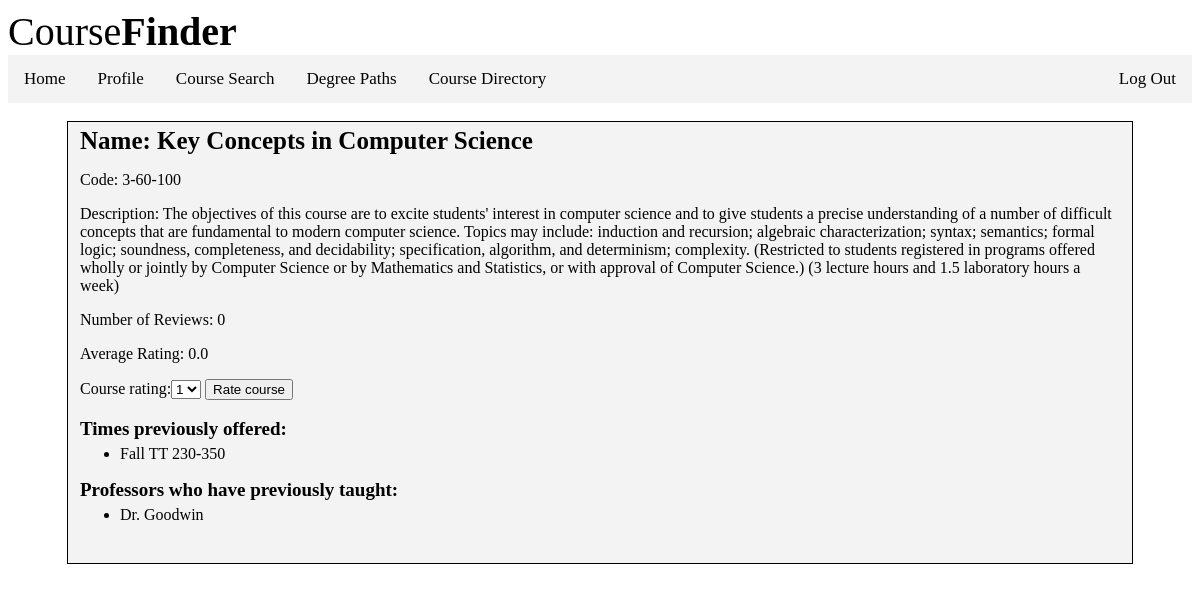
Page /courseinfo/3-60-100 (signed in) on the committed database.
### finder/models.py (models this page shows, shortened)
class Course(models.Model):
    faculty = models.IntegerField()
    department = models.IntegerField()
    course = models.IntegerField()
    name = models.CharField(max_length=50)
    desc = models.TextField()
    review_amt = models.IntegerField()
    review_avg = models.FloatField()

class CourseTime(models.Model):
    dates = models.CharField(max_length=3)
    start_time = models.IntegerField()
    end_time = models.IntegerField()
    semesters = models.TextField()
    course = models.ForeignKey(Course, on_delete=models.CASCADE)

class Professor(models.Model):
    name = models.CharField(max_length=50)
    course = models.ForeignKey(Course, on_delete=models.CASCADE)

### finder/views.py (the view)
# urls.py: path('courseinfo/<int:faculty>-<int:department>-<int:course>', views.courseinfo, name='courseinfo'),
def courseinfo(request, faculty, department, course):
    course = get_object_or_404(Course, faculty=faculty, department=department, course=course)
    saved_flag = True
    for i in request.user.savedcourse_set.all():
        if i.saved_course.course == course.course and i.saved_course.department == course.department:
            saved_flag = False
    if request.method == 'POST':
        form = ReviewForm(request.POST)
        if form.is_valid():
            rating = form.cleaned_data['rating']
            course.review_amt += 1
            course.review_avg = (course.review_avg + int(rating)) / course.review_amt
            course.save()
        form = None
    else:
        form = ReviewForm()
    return render(request, 'finder/courseinfo.html', {'course': course, 'form': form, 'saved_flag':saved_flag})

### finder/forms.py
class ReviewForm(forms.Form):
    CHOICES = ((1,'1'),(2,'2'),(3,'3'),(4,'4'),(5,'5'))
    rating = forms.ChoiceField(label='Course rating', choices=CHOICES)

### finder/templates/finder/courseinfo.html (shortened to what this page needs)
{% extends "finder/base.html" %}
{% block content %}
<div class="courseInfoBox">
{% if user.is_authenticated %}
	<div style="font-size:25px;"><b>Name: {{course.name}}</b></div>
	<p>Code: {{course.faculty}}-{{course.department}}-{{course.course}}</p>
	<p>Description: {{course.desc}}</p>
	<p>Number of Reviews: {{course.review_amt}}</p>
	<p>Average Rating: {{course.review_avg}}</p>
  {% if form %}
  <form action="/courseinfo/{{course.faculty}}-{{course.department}}-{{course.course}}" method="post">
    {{ form }}
    <input type="submit" value="Rate course">
  </form>
  {% endif %}
  <br>
  <div style="font-size:19px;"><b>Times previously offered:</b></div>
  <ul style="margin-top:5px">
  {% for time in course.coursetime_set.all %}
    <li>
      {{time.semesters}} {{time.dates}} {{time.start_time}}-{{time.end_time}}
    </li>
  {% endfor %}
  </ul>
  <div style="font-size:19px;"><b>Professors who have previously taught:</b></div>
  <ul style="margin-top:5px">
  {% for professor in course.professor_set.all %}
    <li>
      {{professor.name}}
    </li>
  {% endfor %}
  </ul>
  <br>
{% else %}
	<p>Please <a href="/login">login</a> to view course info.</p>
{% endif %}
</div>
{% endblock %}

### finder/templates/finder/base.html (style rules this page uses)
.courseInfoBox { background-color: #f3f3f3; border: 1px solid black; padding-left:1%; padding-right:1%; padding-top:5px; padding-bottom:5px; margin-left: 5%; margin-right: 5%; margin-top: 1.5%; }

### rows in the picture
Course: name "Key Concepts in Computer Science", faculty "3", department "60", course "100", desc "The objectives of this course are to excite students' interest in computer science and to give students a precise understanding of a number of difficult concepts that are fundamental to modern computer science. Topics may include: induction and recursion; algebraic characterization; syntax; semantics; formal logic; soundness, completeness, and decidability; specification, algorithm, and determinism; complexity. (Restricted to students registered in programs offered wholly or jointly by Computer Science or by Mathematics and Statistics, or with approval of Computer Science.) (3 lecture hours and 1.5 laboratory hours a week)", review_amt "0", review_avg "0.0"
CourseTime: semesters "Fall", dates "TT", start_time "230", end_time "350"
Professor: name "Dr. Goodwin"
